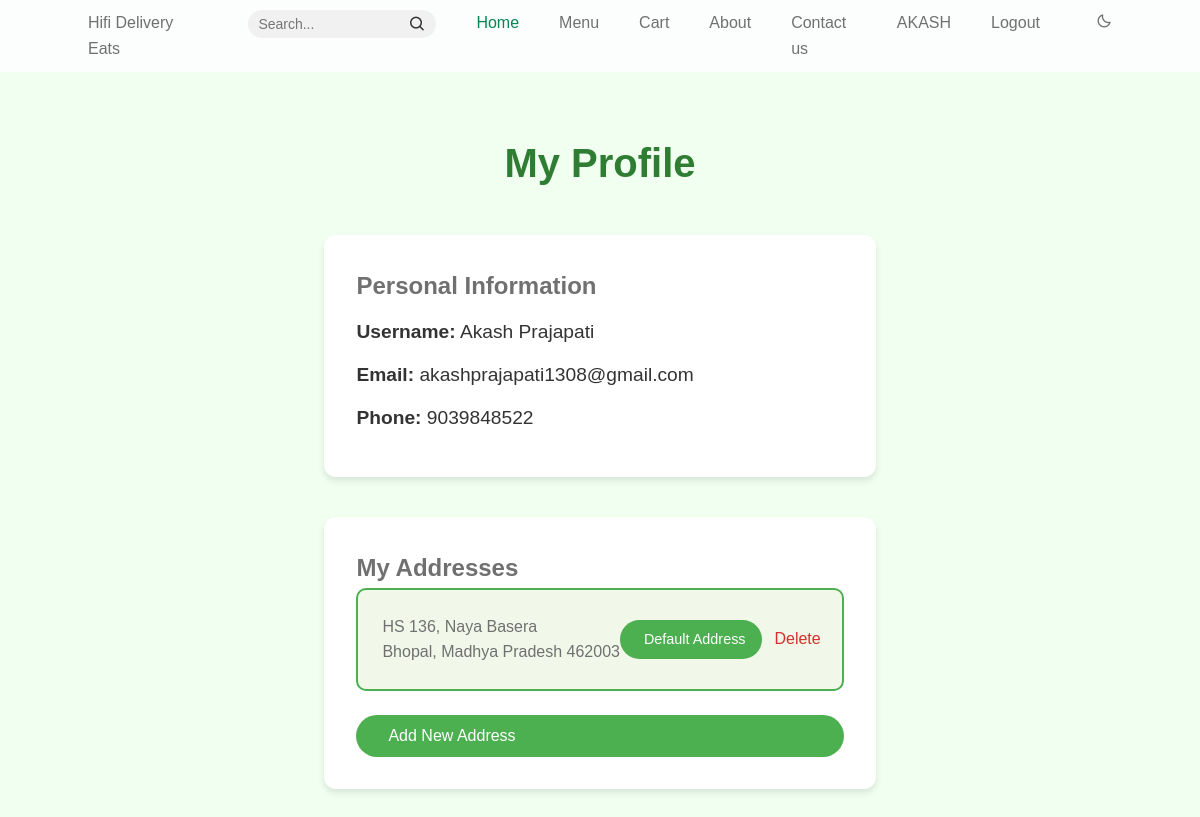
Before: /user/profile (signed in) with the older database file.
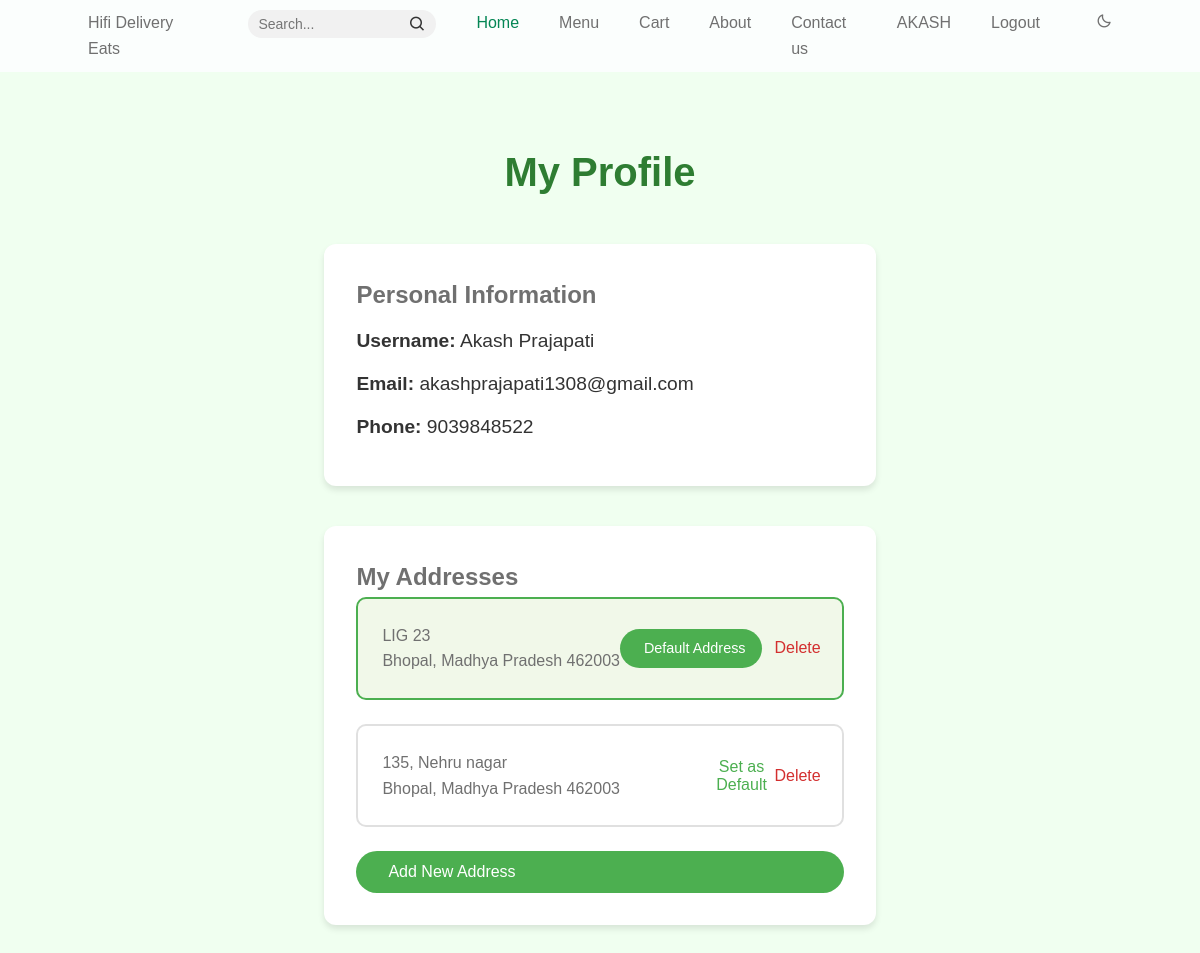
After: the same page with the newer database file.
### models.py (models this page shows, shortened)
class Address(db.Model):
    __tablename__ = 'address'
    id = db.Column(db.Integer, primary_key=True)
    customer_id = db.Column(db.Integer, db.ForeignKey('customer.id'), nullable=False)
    address_line = db.Column(db.String(255), nullable=False)
    city = db.Column(db.String(50), nullable=False)
    state = db.Column(db.String(50), nullable=False)
    zip_code = db.Column(db.String(20), nullable=False)
    is_preferred = db.Column(db.Boolean, default=False)

### routes.py (the view)
    @app.route('/user/profile')
    @login_required
    def customer():
        return render_template('user/profile.html', user=current_user)

### templates/user/profile.html (shortened to what this page needs)
{% extends "index.html" %}
{% block css %}
{{ super() }}
<link rel="stylesheet" href="{{ url_for('static', filename='css/user/profile.css') }}">
{% endblock css %}
{% block content %}
<div class="profile-container">
    <div class="profile-header">
        <h1>My Profile</h1>
    </div>
    <div class="profile-section user-details">
        <h2>Personal Information</h2>
        <div class="user-info">
            <p><strong>Username:</strong> {{ current_user.username }}</p>
            <p><strong>Email:</strong> {{ current_user.email }}</p>
            <p><strong>Phone:</strong> {{ current_user.phone }}</p>
        </div>
    </div>
    <div class="profile-section addresses">
        <h2>My Addresses</h2>
        <div class="addresses-list">
            {% for address in current_user.addresses %}
            <div class="address-card {% if address.is_preferred %}preferred{% endif %}">
                <div class="address-content">
                    <p>{{ address.address_line }}</p>
                    <p>{{ address.city }}, {{ address.state }} {{ address.zip_code }}</p>
                </div>
                <div class="address-actions">
                    {% if address.is_preferred %}
                    <span class="preferred-badge"> Default Address</span>
                    {% else %}
                    <button class="btn-make-preferred" data-address-id="{{ address.id }}">
                         Set as Default
                    </button>
                    {% endif %}
                    <button class="btn-delete-address" data-address-id="{{ address.id }}">
                         Delete
                    </button>
                </div>
            </div>
            {% endfor %}
        </div>
        <button id="btn-add-address" class="btn-primary">
             Add New Address
        </button>
    </div>
</div>
{% endblock %}

Changed rows visible on the page:
removed Address: address_line "HS 136, Naya Basera", city "Bhopal", state "Madhya Pradesh", zip_code "462003", is_preferred "Default Address"
added Address: address_line "LIG 23", city "Bhopal", state "Madhya Pradesh", zip_code "462003", is_preferred "Default Address"
added Address: address_line "135, Nehru nagar", city "Bhopal", state "Madhya Pradesh", zip_code "462003", is_preferred False (drawn)
